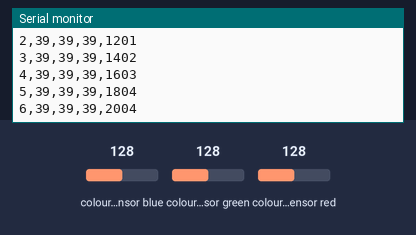
Bench run of a sketch on a simulated Arduino Uno, built with avr-gcc and run on an emulated ATmega328P. Parts: the last lines printed to the serial monitor. Wiring (inferred from the names in the program): TCS3200 colour sensor: output A4; S2 A2; S3 A3; S0 A0; S1 A1. Inputs (shaded band) come from the test bench; at power-on: colour sensor blue 128, colour sensor green 128, colour sensor red 128.

Above: at 2.2 s.
2.3 s: colour sensor blue set to 5
At 2.36 s:
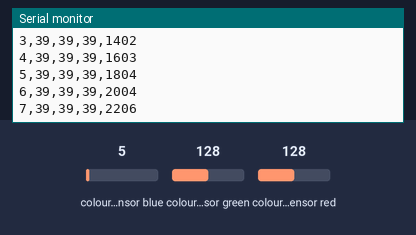
3.8 s: colour sensor green set to 5
At 3.97 s:
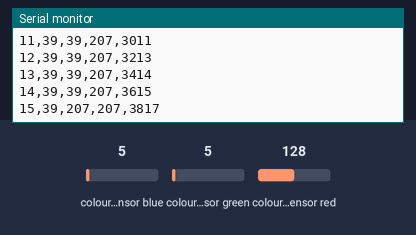
5.3 s: colour sensor red set to 5
At 5.39 s:
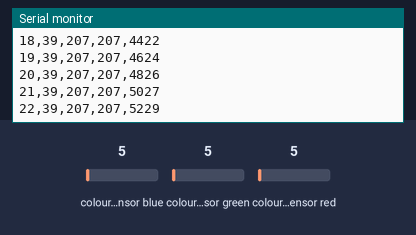

The sketch:

color_calibration.ino
```cpp
/**
 * ============================================================================
 * COLOR SENSOR CALIBRATION - CSV OUTPUT
 * ============================================================================
 *
 * Outputs CSV format for logging to file.
 * Use the Python script (log_colors.py) to capture data.
 *
 * ============================================================================
 */

// Color Sensor Pins
const int S0 = A0;
const int S1 = A1;
const int S2 = A2;
const int S3 = A3;
const int COLOR_OUT = A4;

const int READ_TIMEOUT = 50000;
const int READ_INTERVAL = 200;  // Read every 200ms

unsigned long readingCount = 0;

void setup() {
  Serial.begin(9600);

  pinMode(S0, OUTPUT);
  pinMode(S1, OUTPUT);
  pinMode(S2, OUTPUT);
  pinMode(S3, OUTPUT);
  pinMode(COLOR_OUT, INPUT);

  // Set frequency scaling to 20%
  digitalWrite(S0, HIGH);
  digitalWrite(S1, LOW);

  delay(1000);

  // CSV Header
  Serial.println("reading,red,green,blue,timestamp");
}

int getRedValue() {
  digitalWrite(S2, LOW);
  digitalWrite(S3, LOW);
  return pulseIn(COLOR_OUT, LOW, READ_TIMEOUT);
}

int getGreenValue() {
  digitalWrite(S2, HIGH);
  digitalWrite(S3, HIGH);
  return pulseIn(COLOR_OUT, LOW, READ_TIMEOUT);
}

int getBlueValue() {
  digitalWrite(S2, LOW);
  digitalWrite(S3, HIGH);
  return pulseIn(COLOR_OUT, LOW, READ_TIMEOUT);
}

void loop() {
  int red = getRedValue();
  int green = getGreenValue();
  int blue = getBlueValue();

  readingCount++;

  // Output CSV: reading,red,green,blue,timestamp
  Serial.print(readingCount);
  Serial.print(",");
  Serial.print(red);
  Serial.print(",");
  Serial.print(green);
  Serial.print(",");
  Serial.print(blue);
  Serial.print(",");
  Serial.println(millis());

  delay(READ_INTERVAL);
}
```

Measured:
- after the input at 3.8 s, the serial monitor: prints a new line at once (image 2)
